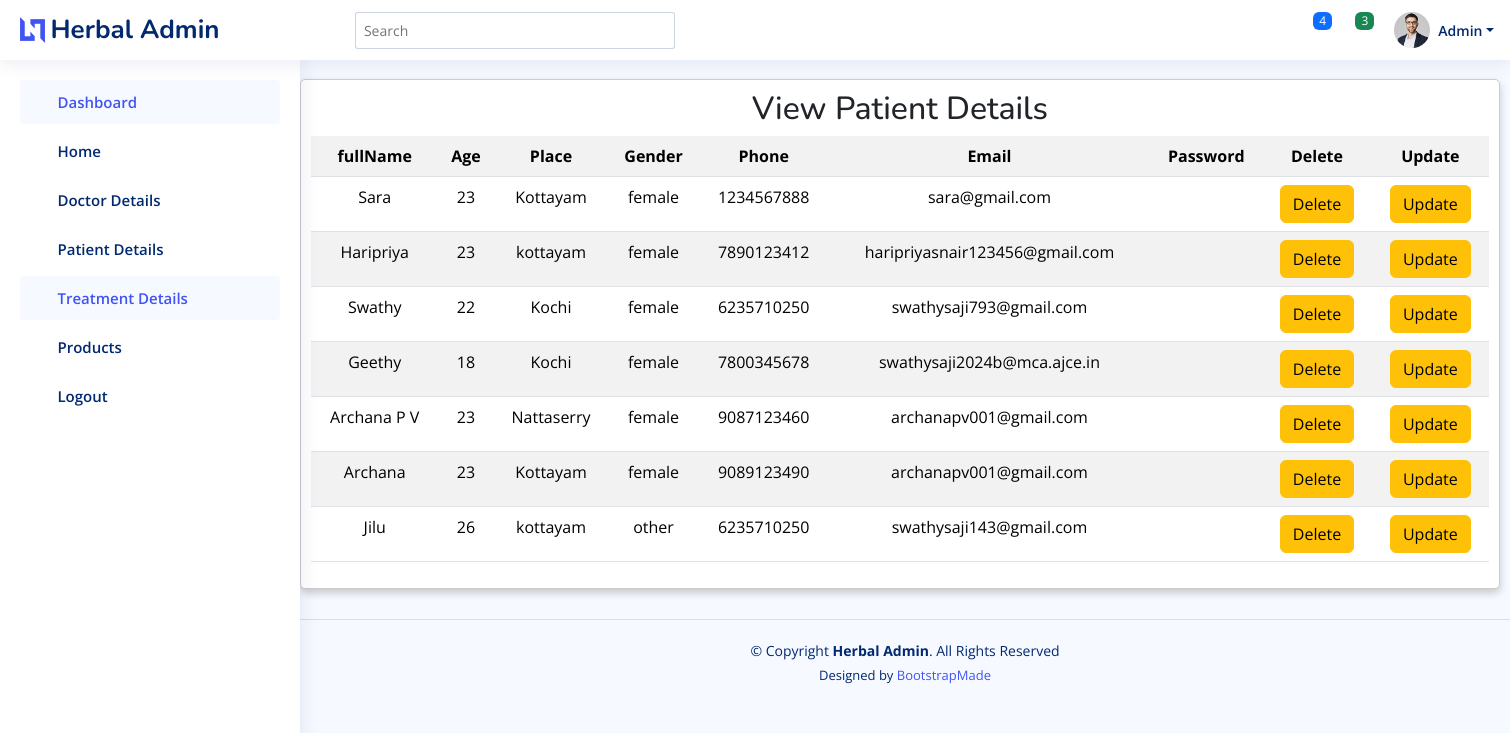
Screenshot of /adminmanagepa_view/ with the database file from the repository.
### consultation/models.py (models this page shows)
class Users(models.Model):
    LOGIN = models.ForeignKey(Login, on_delete=models.CASCADE)
    FullName = models.CharField( max_length=50)
    Age= models.CharField(max_length=50)
    Place= models.CharField(max_length=50)
    Gender = models.CharField(max_length=50)
    phone = models.CharField( max_length=50)
    email = models.CharField( max_length=50)

### consultation/views.py (the view)
# urls.py: path('adminmanagepa_view/',views.adminmanpa_view,name="adminmanage_patient"),
def adminmanpa_view(request):
    docviews=Users.objects.all()
    return render(request, 'adminmanpa_view.html',{'docviews':docviews})

### templates/adminmanpa_view.html (shortened to what this page needs)
{% include 'admin_header.html' %}
<div class="center-align">
  <div class="card" style="width: 1200px;">
    <form action="" method="post">
      <table class="table table-striped">
        <h2>View Patient Details</h2>
        <tr>
          <th>fullName</th>
          <th>Age</th>
          <th>Place</th>
          <th>Gender</th>
          <th>Phone</th>
          <th>Email</th>
          <th>Password</th>
          <th>Delete</th>
          <th>Update</th>
        </tr>
        {% for j in docviews %}
        <tr>
          <td>{{j.FullName}}</td>
          <td>{{j.Age}}</td>
          <td>{{j.Place}}</td>
          <td>{{j.Gender}}</td>
          <td>{{j.phone}}</td>
          <td>{{j.email}}</td>
          <td>{{j.Password}}</td>
          <td><a href="/delete_user/{{j.LOGIN_id}}" class="btn btn-warning">Delete</a></td>
          <td><a href="/admin_update_user/{{j.id}}" class="btn btn-warning">Update</a></td>
        </tr>
        {% endfor %}
      </table>
    </form>
  </div>
</div>
{% include 'admin_footer.html' %}

### static/assets/css/style.css (style rules this page uses)
:root { scroll-behavior: smooth; }
body { font-family: "Open Sans", sans-serif; background: #f6f9ff; color: #444444; }
a { color: #4154f1; text-decoration: none; }
h1, h2, h3, h4, h5, h6 { font-family: "Nunito", sans-serif; }
.card { margin-bottom: 30px; border: none; border-radius: 5px; box-shadow: 0px 0 30px rgba(1, 41, 112, 0.1); }

### templates/adminmanpa_view.html (style rules this page uses)
.center-align { text-align: center; margin-left: 300px; }
.card { border: 1px solid #ccc; border-radius: 5px; padding: 10px; box-shadow: 0 4px 8px 0 rgba(0, 0, 0, 0.2); }

### rows the page displays
Users: FullName "Sara", Age "23", Place "Kottayam", Gender "female", phone "1234567888", email "sara@gmail.com"
Users: FullName "Haripriya", Age "23", Place "kottayam", Gender "female", phone "7890123412", email "haripriyasnair123456@gmail.com"
Users: FullName "Swathy", Age "22", Place "Kochi", Gender "female", phone "6235710250", email "swathysaji793@gmail.com"
Users: FullName "Geethy", Age "18", Place "Kochi", Gender "female", phone "7800345678", email "swathysaji2024b@mca.ajce.in"
Users: FullName "Archana P V", Age "23", Place "Nattaserry", Gender "female", phone "9087123460", email "archanapv001@gmail.com"
Users: FullName "Archana", Age "23", Place "Kottayam", Gender "female", phone "9089123490", email "archanapv001@gmail.com"
Users: FullName "Jilu", Age "26", Place "kottayam", Gender "other", phone "6235710250", email "swathysaji143@gmail.com"
